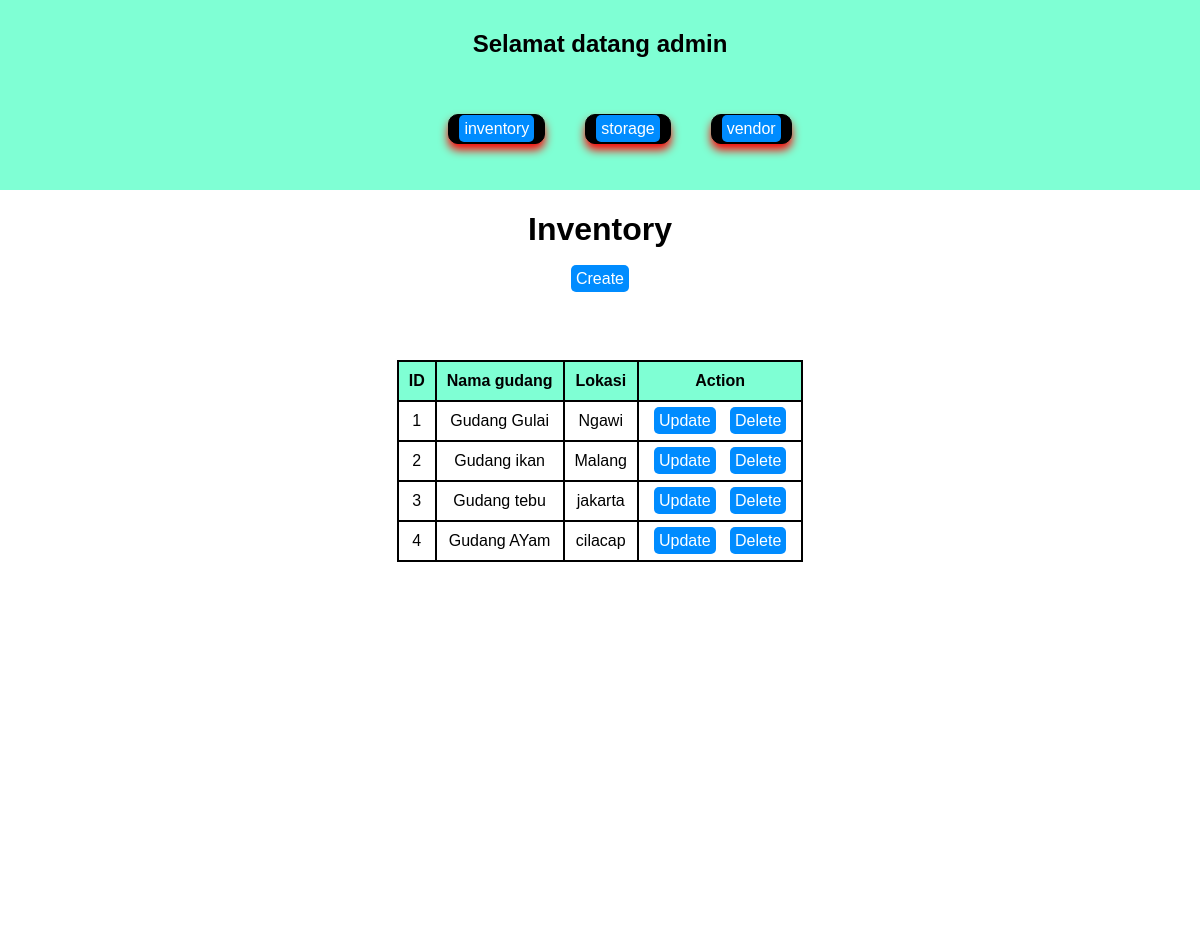
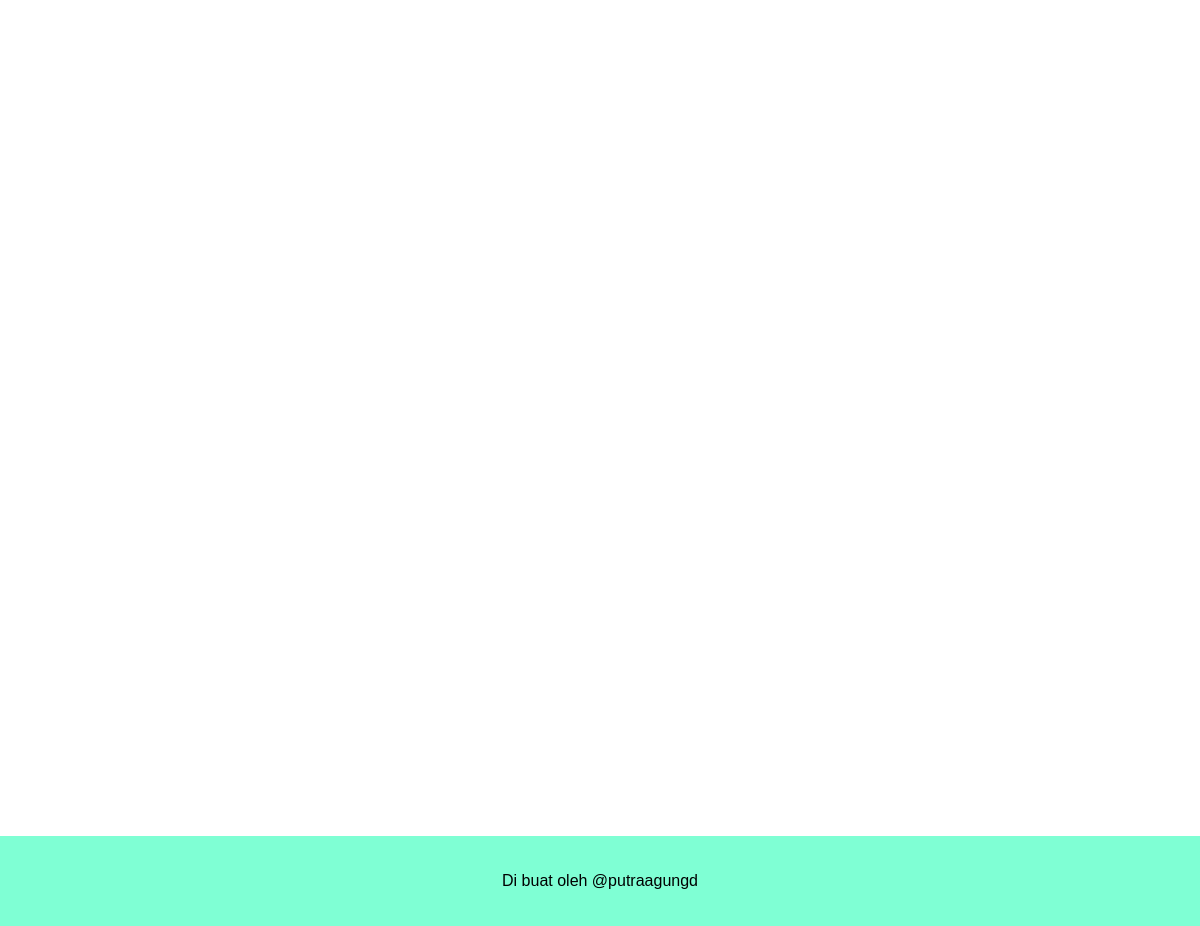
The page /Admin/storage.php on the database its author committed (2 pictures, top to bottom).
### tables this page shows
CREATE TABLE `storage` (
  `id_storage` int(11) NOT NULL,
  `Nama_gudang` varchar(50) NOT NULL,
  `Lokasi` varchar(50) NOT NULL
);

### Admin/storage.php (the view, shortened to what this page needs)
<?php
include 'header.php';
$conn = mysqli_connect("localhost", "root", "", "stok");
$result = mysqli_query($conn, "SELECT * FROM storage");
?>
<!DOCTYPE html>
<html lang="en">
<head>
    <link rel="stylesheet" href="tabel.css">
</head>
<body>
<h1>Inventory</h1>
<a href="create_storage.php">Create</a>
<table border="1" class="gup">
    <tr>
        <th>ID</th>
        <th>Nama gudang</th>
        <th>Lokasi</th>
        <th>Action</th>
    </tr>
    <?php while($row = mysqli_fetch_assoc($result)): ?>
    <tr>
        <td><?php echo $row['id_storage']; ?></td>
        <td><?php echo $row['Nama_gudang']; ?></td>
        <td><?php echo $row['Lokasi']; ?></td>
        <td>
            <a href="update_storage.php?id_storage=<?php echo $row['id_storage']; ?>">Update</a>
            <a href="vendor.php?delete=<?php echo $row['id_storage']; ?>" onclick="return confirm('Are you sure?')">Delete</a>
        </td>
    </tr>
    <?php endwhile; ?>
</table>
</body>
</html>
<?php
include 'footer.php';
?>

### Admin/header.css (style rules this page uses)
body { margin: 0; justify-content: center; text-align: center; align-items: center; font-family: 'Courier New', Courier, monospace; }
a { text-decoration: none; color: white; }

### Admin/tabel.css (style rules this page uses)
body { margin: 0; font-family: sans-serif; }
table { border-collapse: collapse; border: 2px solid black; margin: 6% auto; }
th,td { border: 2px solid black; padding: 10px; text-align: center; }
th { background-color: aquamarine; }
a { background-color: rgb(0, 140, 255); border: none; border-radius: 5px; margin: 5px; color: white; padding: 5px; text-decoration: none; }

### Admin/footer.css (style rules this page uses)
body { margin: 0; justify-content: center; align-items: center; text-align: center; }

### rows shown on the page
storage: id_storage "1", Nama_gudang "Gudang Gulai", Lokasi "Ngawi"
storage: id_storage "2", Nama_gudang "Gudang ikan", Lokasi "Malang"
storage: id_storage "3", Nama_gudang "Gudang tebu", Lokasi "jakarta"
storage: id_storage "4", Nama_gudang "Gudang AYam", Lokasi "cilacap"
